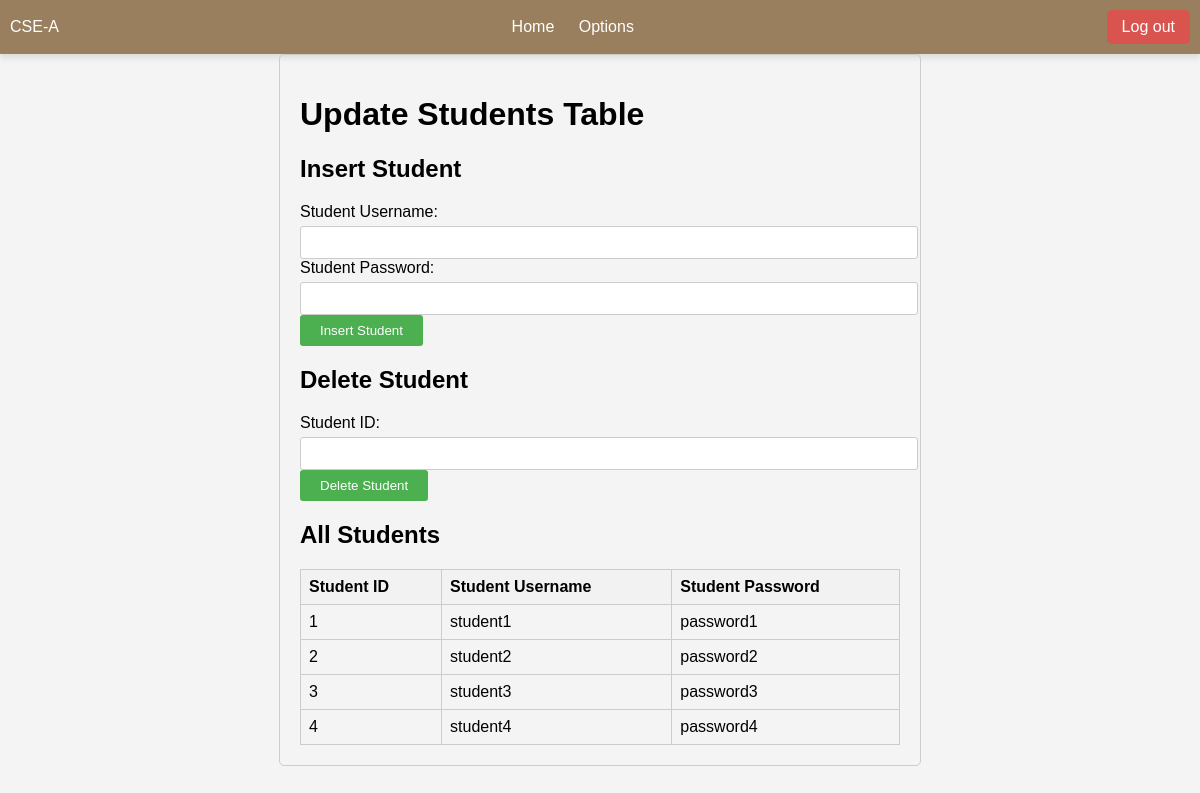
Screenshot of /update_students_table.php (signed in) with the database file from the repository.
### tables this page shows
CREATE TABLE `students` (
  `student_id` int(11) NOT NULL,
  `student_username` varchar(255) NOT NULL,
  `student_password` varchar(255) NOT NULL
);

### update_students_table.php (the view, shortened to what this page needs)
<?php
$servername = "localhost";
$username = "root";
$password = "";
$database = "timetable_manage";
$conn = new mysqli($servername, $username, $password, $database);
$sql = "SELECT * FROM students";
$result = $conn->query($sql);
$students = [];
if ($result->num_rows > 0) {
    while ($row = $result->fetch_assoc()) {
        $students[] = $row;
    }
}
?>
<?php include('header.php'); ?>
<!DOCTYPE html>
<html lang="en">
<head>
</head>
<body>
    <div class="container">
        <h1>Update Students Table</h1>
        <div class="form-container">
            <h2>Insert Student</h2>
            <form action="" method="post">
                <div class="form-group">
                    <label for="student_username">Student Username:</label>
                    <input type="text" id="student_username" name="student_username" required>
                </div>
                <div class="form-group">
                    <label for="student_password">Student Password:</label>
                    <input type="password" id="student_password" name="student_password" required>
                </div>
                <div class="form-group">
                    <button type="submit" name="insert_student">Insert Student</button>
                </div>
            </form>
        </div>
        <div class="form-container">
            <h2>Delete Student</h2>
            <form action="" method="post">
                <div class="form-group">
                    <label for="student_id">Student ID:</label>
                    <input type="text" id="student_id" name="student_id" required>
                </div>
                <div class="form-group">
                    <button type="submit" name="delete_student">Delete Student</button>
                </div>
            </form>
        </div>
        <?php if (!empty($students)) : ?>
            <h2>All Students</h2>
            <table>
                <thead>
                    <tr>
                        <th>Student ID</th>
                        <th>Student Username</th>
                        <th>Student Password</th>
                    </tr>
                </thead>
                <tbody>
                    <?php foreach ($students as $student) : ?>
                        <tr>
                            <td><?php echo $student['student_id']; ?></td>
                            <td><?php echo $student['student_username']; ?></td>
                            <td><?php echo $student['student_password']; ?></td>
                        </tr>
                    <?php endforeach; ?>
                </tbody>
            </table>
        <?php endif; ?>
    </div>
</body>
</html>

### header.php (shortened to what this page needs)
<!DOCTYPE html>
<html lang="en">
<head>
</head>
<body>
    <header>
        <span>CSE-A</span>
        <nav>
            <ul>
                <li><a href="admin_home.php">Home</a></li>
                <li><a href="admin_home.php">Options</a></li>
            </ul>
        </nav>
        <a href="logout.php" class="logout-btn">Log out</a>
    </header>
</body>
</html>

### header.php (style rules this page uses)
body { font-family: Arial, sans-serif; background-color: #f4f4f4; margin: 0; padding: 0; }
header { background-color: #997f5e; color: white; padding: 10px; display: flex; justify-content: space-between; align-items: center; box-shadow: 0 4px 6px rgba(0, 0, 0, 0.1); }
nav ul { list-style-type: none; margin: 0; padding: 0; text-align: center; }
nav ul li { display: inline; margin-right: 20px; }
nav ul li a { color: white; text-decoration: none; position: relative; }
.logout-btn { background-color: #d9534f; color: white; padding: 8px 15px; border: none; border-radius: 5px; text-decoration: none; cursor: pointer; transition: background-color 0.3s ease; }

### update_students_table.php (style rules this page uses)
body { font-family: Arial, sans-serif; }
.container { max-width: 600px; margin: 0 auto; padding: 20px; border: 1px solid #ccc; border-radius: 5px; }
.form-container { margin-bottom: 20px; }
.form-container label { display: block; margin-bottom: 5px; }
.form-container input[type="text"], .form-container input[type="password"] { width: 100%; padding: 8px; border: 1px solid #ccc; border-radius: 3px; }
.form-container button { padding: 8px 20px; background-color: #4CAF50; color: #fff; border: none; border-radius: 3px; cursor: pointer; }
table { width: 100%; border-collapse: collapse; margin-top: 20px; }
th, td { border: 1px solid #ccc; padding: 8px; text-align: left; }
th { background-color: #f2f2f2; }

### rows the page displays
students: student_id "1", student_username "student1", student_password "password1"
students: student_id "2", student_username "student2", student_password "password2"
students: student_id "3", student_username "student3", student_password "password3"
students: student_id "4", student_username "student4", student_password "password4"
